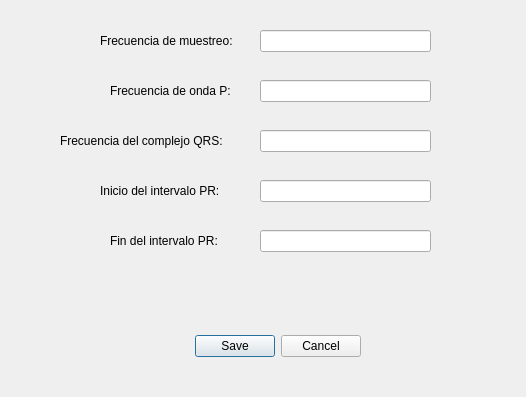
<?xml version="1.0" encoding="UTF-8"?>
<ui version="4.0">
 <class>Dialog</class>
 <widget class="QDialog" name="Dialog">
  <property name="geometry">
   <rect>
    <x>0</x>
    <y>0</y>
    <width>526</width>
    <height>397</height>
   </rect>
  </property>
  <property name="windowTitle">
   <string>Dialog</string>
  </property>
  <widget class="QDialogButtonBox" name="buttonBox">
   <property name="geometry">
    <rect>
     <x>20</x>
     <y>330</y>
     <width>341</width>
     <height>32</height>
    </rect>
   </property>
   <property name="orientation">
    <enum>Qt::Horizontal</enum>
   </property>
   <property name="standardButtons">
    <set>QDialogButtonBox::Cancel|QDialogButtonBox::Save</set>
   </property>
  </widget>
  <widget class="QLabel" name="label">
   <property name="geometry">
    <rect>
     <x>100</x>
     <y>30</y>
     <width>151</width>
     <height>21</height>
    </rect>
   </property>
   <property name="text">
    <string>Frecuencia de muestreo: </string>
   </property>
  </widget>
  <widget class="QLineEdit" name="fs">
   <property name="geometry">
    <rect>
     <x>260</x>
     <y>30</y>
     <width>171</width>
     <height>22</height>
    </rect>
   </property>
  </widget>
  <widget class="QLineEdit" name="fp">
   <property name="geometry">
    <rect>
     <x>260</x>
     <y>80</y>
     <width>171</width>
     <height>22</height>
    </rect>
   </property>
   <property name="text">
    <string/>
   </property>
  </widget>
  <widget class="QLabel" name="label_2">
   <property name="geometry">
    <rect>
     <x>110</x>
     <y>80</y>
     <width>151</width>
     <height>21</height>
    </rect>
   </property>
   <property name="text">
    <string>Frecuencia de onda P: </string>
   </property>
  </widget>
  <widget class="QLineEdit" name="fqrs">
   <property name="geometry">
    <rect>
     <x>260</x>
     <y>130</y>
     <width>171</width>
     <height>22</height>
    </rect>
   </property>
  </widget>
  <widget class="QLabel" name="label_3">
   <property name="geometry">
    <rect>
     <x>60</x>
     <y>130</y>
     <width>181</width>
     <height>21</height>
    </rect>
   </property>
   <property name="text">
    <string>Frecuencia del complejo QRS: </string>
   </property>
  </widget>
  <widget class="QLineEdit" name="inicio">
   <property name="geometry">
    <rect>
     <x>260</x>
     <y>180</y>
     <width>171</width>
     <height>22</height>
    </rect>
   </property>
   <property name="text">
    <string/>
   </property>
  </widget>
  <widget class="QLabel" name="label_4">
   <property name="geometry">
    <rect>
     <x>100</x>
     <y>180</y>
     <width>151</width>
     <height>21</height>
    </rect>
   </property>
   <property name="text">
    <string>Inicio del intervalo PR:</string>
   </property>
  </widget>
  <widget class="QLineEdit" name="fin">
   <property name="geometry">
    <rect>
     <x>260</x>
     <y>230</y>
     <width>171</width>
     <height>22</height>
    </rect>
   </property>
   <property name="text">
    <string/>
   </property>
  </widget>
  <widget class="QLabel" name="label_5">
   <property name="geometry">
    <rect>
     <x>110</x>
     <y>230</y>
     <width>151</width>
     <height>21</height>
    </rect>
   </property>
   <property name="text">
    <string>Fin del intervalo PR:</string>
   </property>
  </widget>
 </widget>
 <resources/>
 <connections>
  <connection>
   <sender>buttonBox</sender>
   <signal>accepted()</signal>
   <receiver>Dialog</receiver>
   <slot>accept()</slot>
   <hints>
    <hint type="sourcelabel">
     <x>248</x>
     <y>254</y>
    </hint>
    <hint type="destinationlabel">
     <x>157</x>
     <y>274</y>
    </hint>
   </hints>
  </connection>
  <connection>
   <sender>buttonBox</sender>
   <signal>rejected()</signal>
   <receiver>Dialog</receiver>
   <slot>reject()</slot>
   <hints>
    <hint type="sourcelabel">
     <x>316</x>
     <y>260</y>
    </hint>
    <hint type="destinationlabel">
     <x>286</x>
     <y>274</y>
    </hint>
   </hints>
  </connection>
 </connections>
</ui>
